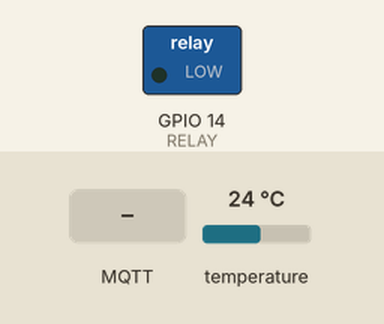
This sketch was run on a simulated ESP32. Shown: switched loads named in the sketch (green lamp = pin HIGH). The test bench sets the inputs (shaded band); at power-on: temperature 24 °C. WiFi joins after 1.5 s; servers stay silent unless stated; no MQTT or app messages arrive unless stated; what the sketch prints to the serial monitor is not drawn.

Above: at 2.7 s.
2.8 s: MQTT message "1" arrives on the first subscribed topic
At 4.2 s:
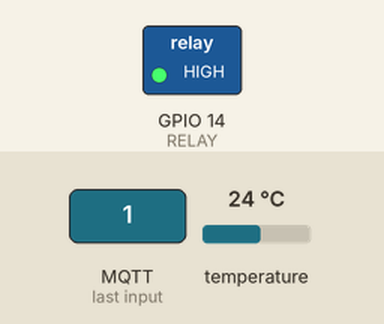
5.1 s: MQTT message "0" arrives on the first subscribed topic
At 7.2 s:
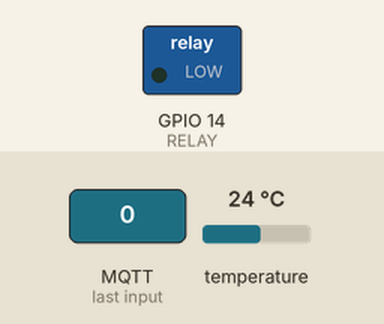
7.6 s: MQTT message "2" arrives on the first subscribed topic
At 9.1 s:
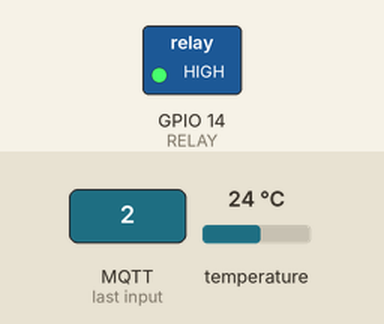
Timing chart, 0 to 10.6 s (numbered marks = the images above; inputs shaded):
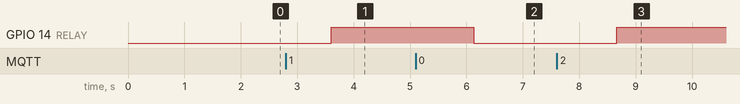

Measured:
- after the input at 2.8 s, GPIO 14 (RELAY): LOW → HIGH after 0.80 s
- after the input at 5.1 s, GPIO 14 (RELAY): HIGH → LOW after 1.0 s
- after the input at 7.6 s, GPIO 14 (RELAY): LOW → HIGH after 1.1 s

The sketch:

Temperature_MQTT_esp32.ino
```cpp
/*  Temperature Sensor and light controller
 *  (Light is represented using the built-in led)
 *  IoT Course
 *  Universidad de Antioquia
 */

//Library for Wifi connection (included with board info)
#include <WiFi.h>
// Library for MQTT connection (by Nick O'Leary)
#include <PubSubClient.h>
//Libraries for the temperature sensor
#include <OneWire.h> // by Paul Stoffregen
#include <DallasTemperature.h> // by Miles Burton


#include "config.h"  // Set your network  SSID and password in this file
#include "MQTT.hpp"
#include "ESP32_Utils.hpp"
#include "ESP32_Utils_MQTT.hpp"


//Select the pin you are connecting your temp sensor, pin 4 in my case.
const int oneWireBus = 4;

// Pin for builtin led in the esp32 board
#define RELAY 14
int light_state = 0; // Initial led's state

//Set the onewire interface
OneWire oneWire(oneWireBus);

//Set the temp sensor to use the onewire interface
DallasTemperature sensors (&oneWire);

void setup() {
  pinMode(RELAY, OUTPUT);    // BUILTIN_LED pin as an output
  digitalWrite(RELAY, LOW);  // Light initial state is OFF

  // Set the serial monitor baud rate
  Serial.begin(115200);
  sensors.begin();
  ConnectWiFi_STA(false);
  InitMqtt();

}

//Counter for sending keep alive message each 5 seconds
int counter_KA = 0;

char msg[50];

void loop() {

  // Read the temperature value
  Serial.print("Sending a command to sensors");
  sensors.requestTemperatures();

  // Temperature read in celcius
  float temperatureC = sensors.getTempCByIndex(0);

  // Write data to serial monitor
  Serial.print("Temperature sensor : ");
  Serial.print(temperatureC);
  Serial.println("°C");

  HandleMqtt();

  // Send temperature value to the MQTT server
  // Device ID for temperature : 2
  snprintf (msg, 50, "2,%.2f", temperatureC);
  Serial.print("Publish message: ");
  Serial.println(msg);
  PublisMqttString("home", msg);


  //Process for sending Keep Alive messages
  counter_KA++;
  if(counter_KA == 10){
    counter_KA = 0;
    /* Since this ESP32 implemented two devices Light(id = 0) and
    *  temperature (id = 2), this node must send two KA messages
    */
    // DeviceID=0,ONLINE_STATE
    snprintf (msg, 50, "0,100" );
    Serial.print("Sending Light keep alive message to Rpi: ");
    Serial.println(msg);
    PublisMqttString("home", msg);
    // DeviceID,ONLINE_STATE
    snprintf (msg, 50, "2,100" );
    Serial.print("Sending Temp keep alive message to Rpi: ");
    Serial.println(msg);
    PublisMqttString("home", msg);
  }

  // Read temperature each 5 seconds
  delay(500);
}
```

ESP32_Utils.hpp
```cpp
void ConnectWiFi_STA(bool useStaticIP = false)
{
   Serial.println("");
   WiFi.mode(WIFI_STA);
   WiFi.begin(ssid, password);
   if(useStaticIP) WiFi.config(ip, gateway, subnet);
   while (WiFi.status() != WL_CONNECTED)
   {
     delay(100);
     Serial.print('.');
   }

   Serial.println("");
   Serial.print("Iniciado STA:\t");
   Serial.println(ssid);
   Serial.print("IP address:\t");
   Serial.println(WiFi.localIP());
}

void ConnectWiFi_AP(bool useStaticIP = false)
{
   Serial.println("");
   WiFi.mode(WIFI_AP);
   while(!WiFi.softAP(ssid, password))
   {
     Serial.println(".");
     delay(100);
   }
   if(useStaticIP) WiFi.softAPConfig(ip, gateway, subnet);

   Serial.println("");
   Serial.print("Iniciado AP:\t");
   Serial.println(ssid);
   Serial.print("IP address:\t");
   Serial.println(WiFi.softAPIP());
}
```

ESP32_Utils_MQTT.hpp
```cpp
void InitMqtt()
{
   mqttClient.setServer(MQTT_BROKER_ADRESS, MQTT_PORT);
   SuscribeMqtt();
   mqttClient.setCallback(OnMqttReceived);
}

void ConnectMqtt()
{
   while (!mqttClient.connected())
   {
      Serial.print("Starting MQTT connection...");
      if (mqttClient.connect(MQTT_CLIENT_NAME))
      {
         SuscribeMqtt();
      }
      else
      {
         Serial.print("Failed MQTT connection, rc=");
         Serial.print(mqttClient.state());
         Serial.println(" try again in 5 seconds");

         delay(5000);
      }
   }
}

void HandleMqtt()
{
   if (!mqttClient.connected())
   {
      ConnectMqtt();
   }
   mqttClient.loop();
}
```

MQTT.hpp
```cpp
const char* MQTT_BROKER_ADRESS = "192.168.25.40";
const uint16_t MQTT_PORT = 1883;
const char* MQTT_CLIENT_NAME = "ESPClient_1";

// Topics
const char* DEVICE_TYPE = "Light";
const char* DEVICE_ID = "0";
#define RELAY 14

extern int light_state;

WiFiClient espClient;
PubSubClient mqttClient(espClient);

void SuscribeMqtt()
{
  char topic_sub[100];
  sprintf(topic_sub,"%s/%s", DEVICE_TYPE, DEVICE_ID);
  mqttClient.subscribe(topic_sub);
}

String payload;
void PublisMqtt(unsigned long data)
{
   payload = "";
   payload = String(data);
   mqttClient.publish("hello/world", (char*)payload.c_str());
}

void PublisMqttString(char* topic, char* msg)
{
   mqttClient.publish(topic, msg);
}

String content = "";
void OnMqttReceived(char* topic, byte* payload, unsigned int length)
{
   Serial.print("Received on ");
   Serial.print(topic);
   Serial.print(": ");

   content = "";
   for (size_t i = 0; i < length; i++) {
      content.concat((char)payload[i]);
   }
   Serial.print(content);
   Serial.println();


   // This code indicates what to do with the received message
   if((char)payload[0] == '1') {
      light_state=1;
      digitalWrite(RELAY, HIGH);
   }
   else if ((char)payload[0] == '0') {
      light_state=0;
      digitalWrite(RELAY, LOW);
   }
   else if ((char)payload[0] == '2') {
      // Toggle light
      if (light_state == 1){
        light_state=0;
        digitalWrite(RELAY, LOW);
      }
      else{
        light_state=1;
        digitalWrite(RELAY, HIGH);
      }
  }
}
```

config.h
```cpp
const char* ssid     = "WIFI-LIS";
const char* password = "";
const char* hostname = "ESP32_1";

IPAddress ip(192, 168, 200, 10);
IPAddress gateway(192, 168, 200, 7);
IPAddress subnet(255, 255, 255, 0);
```
